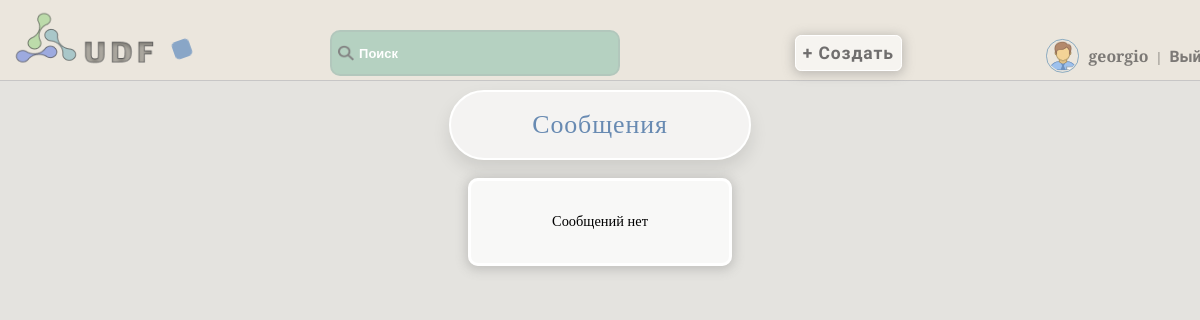
/accounts/inbox/ (signed in), run on an earlier commit of the app's database.
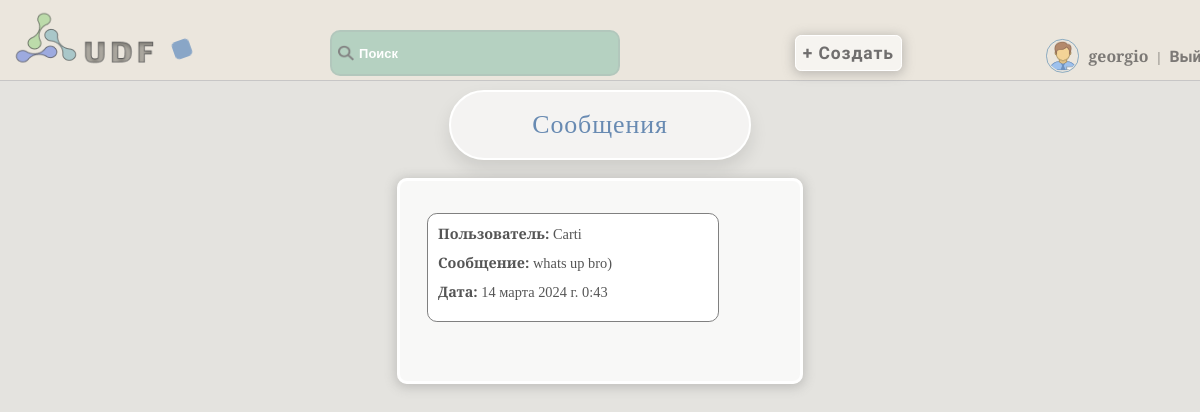
And on a later commit of the database.
### accounts/models.py (models this page shows, shortened)
class User(AbstractUser):
    username = models.CharField(max_length=150, unique=True, verbose_name='Имя')
    password = models.CharField(max_length=128, null=False, blank=False, verbose_name='Пароль')
    bio = models.TextField(blank=True, verbose_name='Биография')
    country = models.CharField(max_length=50, blank=True, verbose_name='Страна')
    city = models.CharField(max_length=50, blank=True, verbose_name='Город')
    is_online = models.BooleanField(default=False, verbose_name='Статус')
    occupation = models.CharField(max_length=50, blank=True, verbose_name='Род деятельности')
    avatar = models.ImageField(upload_to='avatars', blank=True, verbose_name='Аватар')
    date_joined = models.DateTimeField(auto_now_add=True, verbose_name='Дата')
    email = models.EmailField(unique=True)
    gender_choices = [
        ('M', 'Мужской'),
        ('F', 'Женский'),
    ]
    gender = models.CharField(max_length=1, choices=gender_choices, blank=True, verbose_name='Пол')
    age = models.IntegerField(blank=True, null=True, verbose_name='Возраст')
    last_login = models.DateTimeField(default=timezone.now)
    groups = None
    user_permissions = None
    def is_online(self):
        return (timezone.now() - self.last_login).seconds < 3600

class Message(models.Model):
    sender = models.ForeignKey(User, related_name='sent_messages', on_delete=models.CASCADE)
    recipient = models.ForeignKey(User, related_name='received_messages', on_delete=models.CASCADE)
    content = models.TextField()
    timestamp = models.DateTimeField(auto_now_add=True)
    is_read = models.BooleanField(default=False)

### accounts/views.py (the view)
# urls.py: path('inbox/', inbox, name='inbox'),
@login_required
def inbox(request):
       messages = Message.objects.filter(recipient=request.user).order_by('-timestamp')
       return render(request, 'messages/inbox.html', {'messages': messages})

### accounts/templates/messages/inbox.html
{% extends 'core/base.html' %}
{% block content %}
  <h1>Сообщения</h1>
  <div class="inbox-message">
  {% if messages %}
    <ul>
      {% for message in messages %}
        <li>
          <strong>Пользователь:</strong> {{ message.sender.username }}<br>
          <strong>Сообщение:</strong> {{ message.content }}<br>
          <strong>Дата:</strong> {{ message.timestamp }}
        </li>
      {% endfor %}
    </ul>
  {% else %}
    <p>Сообщений нет</p>
  {% endif %}
</div>
{% endblock %}

### core/templates/core/base.html (shortened to what this page needs)
<!DOCTYPE html>
{% load static %}
<html lang="en">
<head>
    <link rel="stylesheet" href="{% static 'css/style.css' %}">
    <link rel="stylesheet" href="{% static 'css/media_window.css' %}">
</head>
<body class="loaded">
<div class="menu">
    <div class="wrap">
        <div class="logo" id="logo_animated">
            <a class="logo-menu" href="{% url 'base_with_articles' %}"><img src="{% static 'images/logo.png' %}" alt="logo"></a>
        </div>
        <div class="shape"></div>
        <ul>
            <li>
                <label class="search-icon">
                    <img src="{% static 'images/search.png' %}" alt="Search">
                </label>
                <input class="search-input" type="text" placeholder="Поиск" id="search-input">
            </li>
            <li>
                <a class="add-button" href="{% url 'add_article' %}">
                    <button class="animated_bt" type="button">+ Создать</button>
                </a>
            </li>
            {% if user.is_authenticated %}
            {% if not is_public_profile %}
            <li>
                {% if user.avatar %}
                 <img class="menu-avatar" src="{{ user.avatar.url }}" alt="{{ user.username }} Avatar">
                 {% else %}
                 <img class="menu-avatar" src="{% static 'images/standart_img.png' %}" alt="Default Avatar">
                {% endif %}
                <a  style="font-family:Spectral SC,serif;" href="{% url 'user_profile' %}">{{ user.username }}</a> | <a  href="{% url 'logout' %}">Выйти</a>
            </li>
            {% endif %}
            {% endif %}
        </ul>
    </div>
</div>
<div class="container">
    <div class="wrap">
        {% block content %}{% endblock %}
    </div>
</body>
</html>

### core/static/css/style.css (style rules this page uses)
body { margin: 0; padding: 0; background: rgba(93, 82, 57, 0.16); zoom: 0.9; height: 100vh; opacity: 0; }
.menu .wrap { display: flex; position: fixed; z-index: 1000; flex-wrap: nowrap; width: 100%; justify-content: space-between; align-items: center; border-bottom: 2px solid rgb(199, 198, 198); padding: 11px; background: rgba(236, 231, 221, 0.93); }
.menu .logo-menu, .menu ul { display: inline-block; vertical-align: middle; }
.menu ul { flex-grow: 1; display: flex; list-style: none; padding: 0; margin: 0; align-items: baseline; justify-content: space-evenly; }
.menu ul li:last-child { margin-right: 0; position: relative; left: 11%; top: 16px; }
.menu ul li:first-child { margin-right: 0; position: relative; left: 1%; top: 11px; }
.menu ul li:nth-child(2) { margin-right: 0; position: relative; left: 7%; top: 12px; }
ul input { padding: 14px; border-radius: 11px; width: 290px; background: rgba(163, 201, 184, 0.74); color: #646363; margin-right: 11px; font-size: 1em; font-weight: bold; border: 3px solid rgba(171, 170, 170, 0.24); text-indent: 16px; transition: background-color ease-in-out 0.3s; }
.search-input::placeholder { color: #ffffff; font-size: 0.9em; }
ul button { padding: 8px; border-radius: 7px; background: rgba(255, 255, 255, 0.57); font-size: 1.1em; font-family: Play, serif; font-weight: bold; letter-spacing: 1px; box-shadow: 0 2px 12px 2px rgba(112, 110, 110, 0.36); color: rgba(82, 81, 81, 0.82); border: 1px solid rgb(255, 255, 255); transition: background-color ease-in-out 0.3s, color ease-in-out 0.3s; }
.menu ul li a { text-decoration: none; color: rgba(65, 64, 64, 0.66); font-weight: bold; font-size: 1.1em; font-family: Play, serif; padding: 6px; transition: color ease-in-out 0.3s; }
.search-icon { position: relative; left:10%; top: 3px; padding:7px; }
.logo-menu { opacity: 0.9; transition: opacity ease-in-out 0.3s; overflow: hidden; }
ul { list-style: none; font-family: Spectral SC, serif; font-weight: 300; color: rgba(59, 58, 53, 0.71); }
.container .wrap { display: flex; flex-direction: column; align-items: center; justify-content: center; }
label, #id_username { color: rgba(100, 100, 100, 0.7); font-weight: bold; font-family: Roboto Condensed, serif; }
.shape { background-color: rgba(113, 150, 194, 0.8); margin-top: 20px; transition: background-color 2.2s ease; animation: colorChange 3s infinite alternate ease-in-out; }
h1 { font-family: Spectral SC, serif; font-size: 1.8em; font-weight: 500; color: rgb(104, 138, 178); border: 3px solid rgb(255, 255, 255); box-shadow: 0 10px 20px rgba(0, 0, 0, 0.1); background-color: rgba(255, 255, 255, 0.6); }
h1,.span-welcome { box-sizing: border-box; text-align: center; padding: 20px 90px; border-radius: 50px; letter-spacing: 1px; }
.menu-avatar { width: 33px; height: 33px; padding: 1px; border-radius: 50%; border: 2px solid rgba(9, 90, 154, 0.53); opacity: 0.8; margin: 0 auto; transform: translateY(11px); }
h1 { margin: 100px auto 0; }
.inbox-message { padding: 20px 90px; background-color: rgba(255, 255, 255, 0.761); border-radius: 11px; margin: 20px; box-sizing: border-box; border: 4px solid white; box-shadow: 0 2px 12px 2px rgba(112, 110, 110, 0.306); }
.inbox-message ul { display: flex; flex-direction: column; margin-left: -100px; }
.inbox-message li { margin-bottom: 30px; padding: 11px; background-color:white; border: 1px solid gray; border-radius: 11px; width: 300px; font-family: Spectral SC, serif; color: rgba(42, 42, 42, 0.796); }
.inbox-message strong { margin-bottom: 11px; display: inline-block; word-break: break-word; }

What changed in the data, as far as the page shows it:
added Message: sender.username "Carti", content "whats up bro)", timestamp "14 марта 2024 г. 0:43"
Also different on the page:
text no longer shown: "Сообщений нет"
